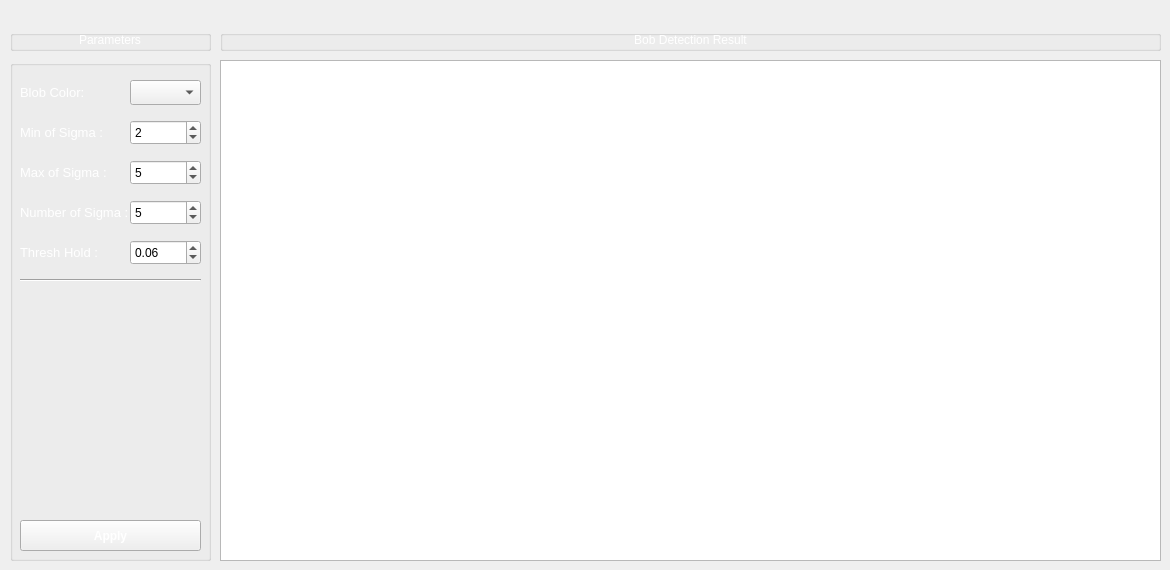
    <widget class="QWidget" name="tabBlobDetection">
     <attribute name="title">
      <string>Blob Detecting</string>
     </attribute>
     <widget class="PhotoViewer" name="viewBlobDetection">
      <property name="geometry">
       <rect>
        <x>220</x>
        <y>60</y>
        <width>941</width>
        <height>501</height>
       </rect>
      </property>
     </widget>
     <widget class="QGroupBox" name="groupBox_3">
      <property name="geometry">
       <rect>
        <x>10</x>
        <y>60</y>
        <width>201</width>
        <height>501</height>
       </rect>
      </property>
      <property name="title">
       <string/>
      </property>
      <widget class="QSpinBox" name="txtMaxSigma">
       <property name="geometry">
        <rect>
         <x>120</x>
         <y>100</y>
         <width>71</width>
         <height>25</height>
        </rect>
       </property>
       <property name="maximum">
        <number>99</number>
       </property>
       <property name="value">
        <number>5</number>
       </property>
      </widget>
      <widget class="QLabel" name="label_14">
       <property name="geometry">
        <rect>
         <x>10</x>
         <y>180</y>
         <width>101</width>
         <height>25</height>
        </rect>
       </property>
       <property name="text">
        <string>&lt;html&gt;&lt;head/&gt;&lt;body&gt;&lt;p&gt;&lt;span style=&quot; font-size:10pt; color:#ffffff;&quot;&gt;Thresh Hold :&lt;/span&gt;&lt;/p&gt;&lt;/body&gt;&lt;/html&gt;</string>
       </property>
      </widget>
      <widget class="QSpinBox" name="txtMinSigma">
       <property name="geometry">
        <rect>
         <x>120</x>
         <y>60</y>
         <width>71</width>
         <height>25</height>
        </rect>
       </property>
       <property name="value">
        <number>2</number>
       </property>
      </widget>
      <widget class="QLabel" name="label_11">
       <property name="geometry">
        <rect>
         <x>10</x>
         <y>60</y>
         <width>101</width>
         <height>25</height>
        </rect>
       </property>
       <property name="text">
        <string>&lt;html&gt;&lt;head/&gt;&lt;body&gt;&lt;p&gt;&lt;span style=&quot; font-size:10pt; color:#ffffff;&quot;&gt;Min of Sigma :&lt;/span&gt;&lt;/p&gt;&lt;/body&gt;&lt;/html&gt;</string>
       </property>
      </widget>
      <widget class="QLabel" name="label_12">
       <property name="geometry">
        <rect>
         <x>10</x>
         <y>100</y>
         <width>101</width>
         <height>25</height>
        </rect>
       </property>
       <property name="text">
        <string>&lt;html&gt;&lt;head/&gt;&lt;body&gt;&lt;p&gt;&lt;span style=&quot; font-size:10pt; color:#ffffff;&quot;&gt;Max of Sigma :&lt;/span&gt;&lt;/p&gt;&lt;/body&gt;&lt;/html&gt;</string>
       </property>
      </widget>
      <widget class="QLabel" name="label_13">
       <property name="geometry">
        <rect>
         <x>10</x>
         <y>140</y>
         <width>111</width>
         <height>25</height>
        </rect>
       </property>
       <property name="text">
        <string>&lt;html&gt;&lt;head/&gt;&lt;body&gt;&lt;p&gt;&lt;span style=&quot; font-size:10pt; color:#ffffff;&quot;&gt;Number of Sigma :&lt;/span&gt;&lt;/p&gt;&lt;/body&gt;&lt;/html&gt;</string>
       </property>
      </widget>
      <widget class="QSpinBox" name="txtNSigma">
       <property name="geometry">
        <rect>
         <x>120</x>
         <y>140</y>
         <width>71</width>
         <height>25</height>
        </rect>
       </property>
       <property name="value">
        <number>5</number>
       </property>
      </widget>
      <widget class="QToolButton" name="btnApply">
       <property name="geometry">
        <rect>
         <x>10</x>
         <y>460</y>
         <width>181</width>
         <height>31</height>
        </rect>
       </property>
       <property name="styleSheet">
        <string notr="true">#btnApply{
color:#fff;
font-size:12px;
font-weight:bold;}</string>
       </property>
       <property name="text">
        <string>Apply</string>
       </property>
       <property name="iconSize">
        <size>
         <width>100</width>
         <height>100</height>
        </size>
       </property>
      </widget>
      <widget class="QDoubleSpinBox" name="txtThreshHold">
       <property name="geometry">
        <rect>
         <x>120</x>
         <y>180</y>
         <width>71</width>
         <height>25</height>
        </rect>
       </property>
       <property name="value">
        <double>0.060000000000000</double>
       </property>
      </widget>
      <widget class="Line" name="line_2">
       <property name="geometry">
        <rect>
         <x>10</x>
         <y>210</y>
         <width>181</width>
         <height>20</height>
        </rect>
       </property>
       <property name="orientation">
        <enum>Qt::Horizontal</enum>
       </property>
      </widget>
      <widget class="QLabel" name="label_25">
       <property name="geometry">
        <rect>
         <x>10</x>
         <y>20</y>
         <width>101</width>
         <height>25</height>
        </rect>
       </property>
       <property name="text">
        <string>&lt;html&gt;&lt;head/&gt;&lt;body&gt;&lt;p&gt;&lt;span style=&quot; font-size:10pt; color:#ffffff;&quot;&gt;Blob Color:&lt;/span&gt;&lt;/p&gt;&lt;/body&gt;&lt;/html&gt;</string>
       </property>
      </widget>
      <widget class="QComboBox" name="cmbBlobColor">
       <property name="geometry">
        <rect>
         <x>120</x>
         <y>20</y>
         <width>71</width>
         <height>25</height>
        </rect>
       </property>
      </widget>
     </widget>
     <widget class="QGroupBox" name="gboxBrain_5">
      <property name="geometry">
       <rect>
        <x>10</x>
        <y>30</y>
        <width>201</width>
        <height>21</height>
       </rect>
      </property>
      <property name="title">
       <string/>
      </property>
      <widget class="QLabel" name="lblBobleDetectionTitle">
       <property name="geometry">
        <rect>
         <x>60</x>
         <y>0</y>
         <width>80</width>
         <height>21</height>
        </rect>
       </property>
       <property name="text">
        <string>&lt;html&gt;&lt;head/&gt;&lt;body&gt;&lt;p align=&quot;center&quot;&gt;&lt;span style=&quot; color:#ffffff;&quot;&gt;Parameters&lt;/span&gt;&lt;/p&gt;&lt;/body&gt;&lt;/html&gt;</string>
       </property>
      </widget>
     </widget>
     <widget class="QGroupBox" name="gboxBrain_6">
      <property name="geometry">
       <rect>
        <x>220</x>
        <y>30</y>
        <width>941</width>
        <height>21</height>
       </rect>
      </property>
      <property name="title">
       <string/>
      </property>
      <widget class="QLabel" name="lblBlobDetection">
       <property name="geometry">
        <rect>
         <x>390</x>
         <y>0</y>
         <width>161</width>
         <height>21</height>
        </rect>
       </property>
       <property name="text">
        <string>&lt;html&gt;&lt;head/&gt;&lt;body&gt;&lt;p align=&quot;center&quot;&gt;&lt;span style=&quot; color:#ffffff;&quot;&gt;Bob Detection Result&lt;/span&gt;&lt;/p&gt;&lt;/body&gt;&lt;/html&gt;</string>
       </property>
      </widget>
     </widget>
    </widget>
